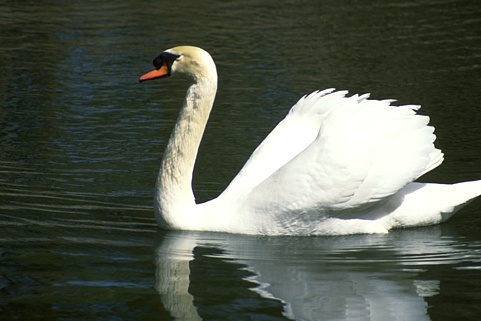
#> input picture Experiments/Image Segmentation exp - v2/secondRound/Image6/8068.jpg, 481 x 321 px
$ jupyter execute _kmeans.ipynb
#> lines starting #> are read from the running program, lines starting #| are printed output that depends on the picture
[cell 1]
import numpy as np
import pandas as pd
import cv2 as cv
from matplotlib import pyplot as plt
from sklearn.cluster import KMeans

[cell 2]
# img=cv.imread('189080.jpg')
img=cv.imread('8068.jpg')
#> img is the input picture: shape (321, 481, 3); mean B, G, R 81.5, 92.9, 86.6
img=cv.cvtColor(img,cv.COLOR_BGR2RGB)

plt.imshow(img)
plt.xticks([])
plt.yticks([])
plt.grid(False)

[cell 3]
pic=cv.cvtColor(img,cv.COLOR_RGB2LUV)
#> pic: shape (321, 481, 3); mean of channels 0, 1, 2 93.1, 94.7, 142.7
plt.imshow(pic)

[cell 4]
pic_n = pic.reshape(pic.shape[0]*pic.shape[1], pic.shape[2])
pic_n.shape
#> Out = (154401, 3)

[cell 5]
import time as t
timearray=[]
segementedImg=[]

[cell 6]
clusterssize = [2,3,4,5,6,7,8,9,10]
error=[]

[cell 7]
for i in clusterssize:
    start=t.time()
    kmeans = KMeans(n_clusters=i, random_state=0).fit(pic_n)
    timearray.append(t.time()-start)
    segementedImg.append(kmeans.labels_)
    pic2show = kmeans.cluster_centers_[kmeans.labels_]
    cluster_pic = pic2show.reshape(pic.shape[0], pic.shape[1], pic.shape[2])
    error.append(np.linalg.norm(pic-cluster_pic))
    print(i)
#> after the loop, error = [11484, 6790.4, 5731.5, 4662.2, 4101.8, 3720.1, 3435.5, 3164.9, 3018.2]; segementedImg = 9 items; timearray = [0.0804, 0.0603, 0.0645, 0.0994, 0.0764, 0.104, 0.259, 0.177, 0.194]

[cell 8]
plt.xlabel('Number of Clusters')
plt.ylabel('Error')
plt.plot(clusterssize,error)
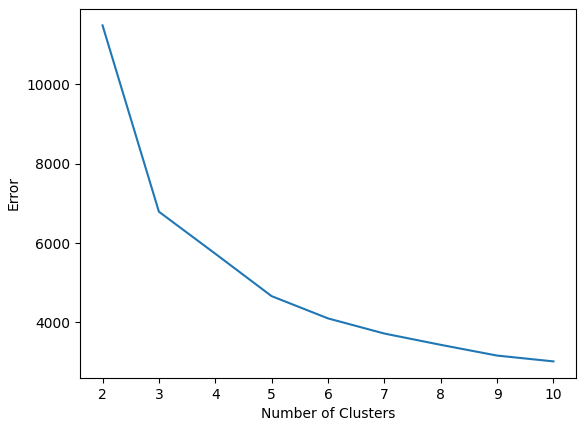
#> figure drawn by matplotlib, 1 panel

[cell 9]
plt.xlabel('Number of Clusters')
plt.ylabel('Time [Sec]')

plt.plot(np.arange(2,11,1),timearray)
np.savetxt("kmeans_timearray.csv", timearray, delimiter=",")
np.savetxt("kmeans_segementedImg.csv", segementedImg, delimiter=",")
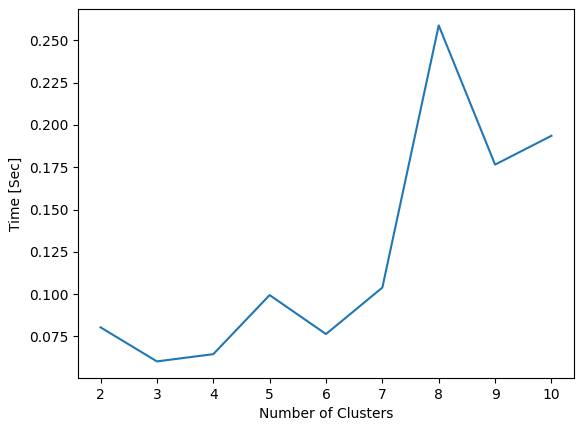
#> figure drawn by matplotlib, 1 panel

[cell 10]
cluster_pic = pic2show.reshape(pic.shape[0], pic.shape[1],3)
#> cluster_pic: shape (321, 481, 3) float64; mean of channels 0, 1, 2 93.1, 94.7, 142.7
plt.imshow(cluster_pic/255,cmap='gray')
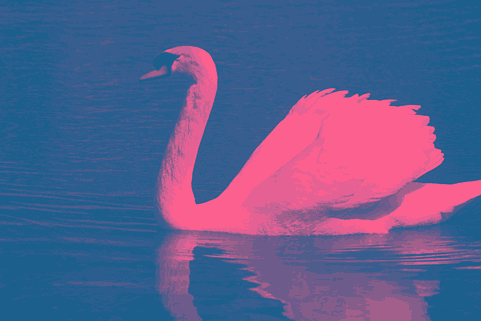
#> shown: shape (321, 481, 3) float64; mean R, G, B 0.365, 0.371, 0.559

[cell 11]
error
#> Out has the same summary as error

[cell 12]
temp=cluster_pic.copy()
temp= cv.cvtColor((temp).astype('uint8'),cv.COLOR_LUV2RGB)
plt.xticks([])
plt.yticks([])
plt.imshow(temp)
plt.savefig('kmeans_SegementdIMg.jpg')
plt.show()

$ run again, with Experiments/Image Segmentation exp - v2/secondRound/Image8/189080.jpg copied over Experiments/Image Segmentation exp - v2/secondRound/Image6/8068.jpg
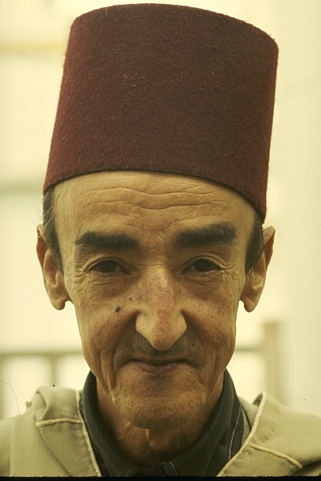
#> input picture Experiments/Image Segmentation exp - v2/secondRound/Image8/189080.jpg, 321 x 481 px
#> img is the input picture: shape (481, 321, 3); mean B, G, R 94.2, 133.4, 151.8
#> pic: shape (481, 321, 3); mean of channels 0, 1, 2 140.2, 106.6, 163.6
#> after the loop `for i in clusterssize:`: error = [12535.7, 7668.8, 6227.7, 5266.5, 4351.8, 3879, 3551.5, 3290.5, 3061.8]; segementedImg = 9 items; timearray = [0.0865, 0.0672, 0.116, 0.073, 0.0899, 0.239, 0.134, 0.148, 0.146]
#> `[cell 9] plt.xlabel('Number of Clusters') plt.ylabel('Time [Sec]')  pl..`:
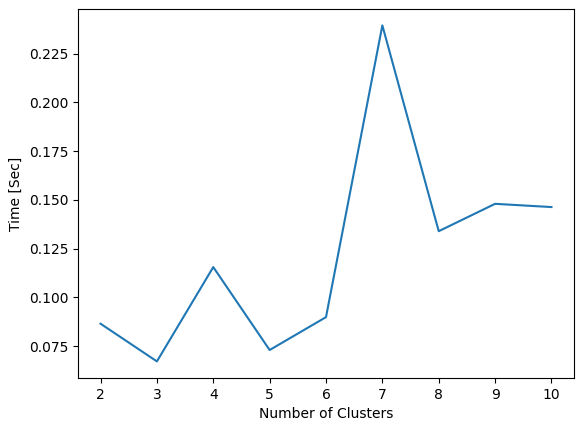
#> figure drawn by matplotlib, 1 panel
#> `[cell 10] cluster_pic = pic2show.reshape(pic.shape[0], pic.shape[1],3)..`:
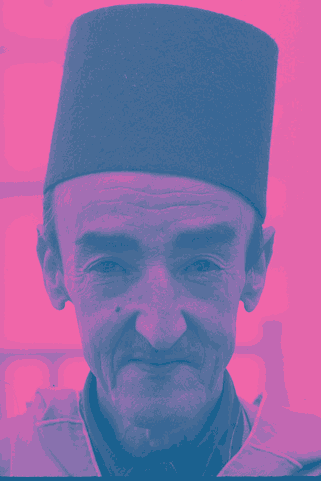
#> shown: shape (481, 321, 3) float64; mean R, G, B 0.549, 0.418, 0.642
#> `error`: Out has the same summary as error

$ run again, with Experiments/Image Segmentation exp - v2/secondRound/Image6/POCS_SegementdIMg.jpg copied over Experiments/Image Segmentation exp - v2/secondRound/Image6/8068.jpg
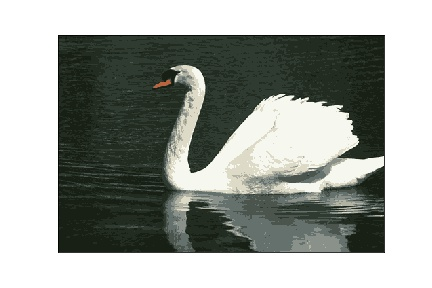
#> input picture Experiments/Image Segmentation exp - v2/secondRound/Image6/POCS_SegementdIMg.jpg, 432 x 288 px
#> img is the input picture: shape (288, 432, 3); mean B, G, R 155.7, 161.4, 156.9
#> pic: shape (288, 432, 3); mean of channels 0, 1, 2 161.3, 94.9, 139.4
#> after the loop `for i in clusterssize:`: error = [8420.6, 4889.9, 3878.2, 3507.9, 2738.6, 2436.2, 1693.6, 1318.4, 945.3]; segementedImg = 9 items; timearray = [0.0745, 0.0453, 0.0433, 0.0463, 0.0517, 0.0605, 0.0784, 0.0664, 0.0754]
#> `[cell 9] plt.xlabel('Number of Clusters') plt.ylabel('Time [Sec]')  pl..`:
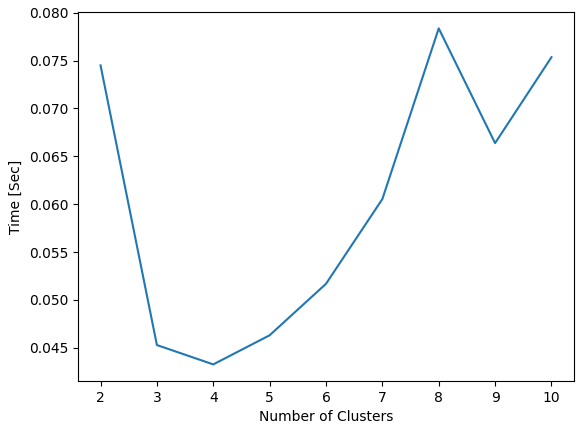
#> figure drawn by matplotlib, 1 panel
#> `[cell 10] cluster_pic = pic2show.reshape(pic.shape[0], pic.shape[1],3)..`:
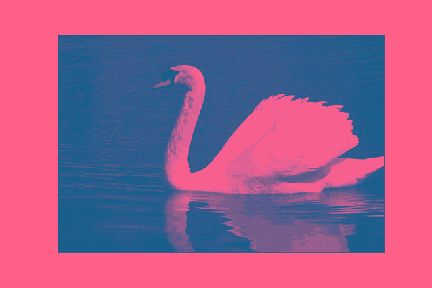
#> shown: shape (288, 432, 3) float64; mean R, G, B 0.633, 0.372, 0.547
#> `error`: Out has the same summary as error
